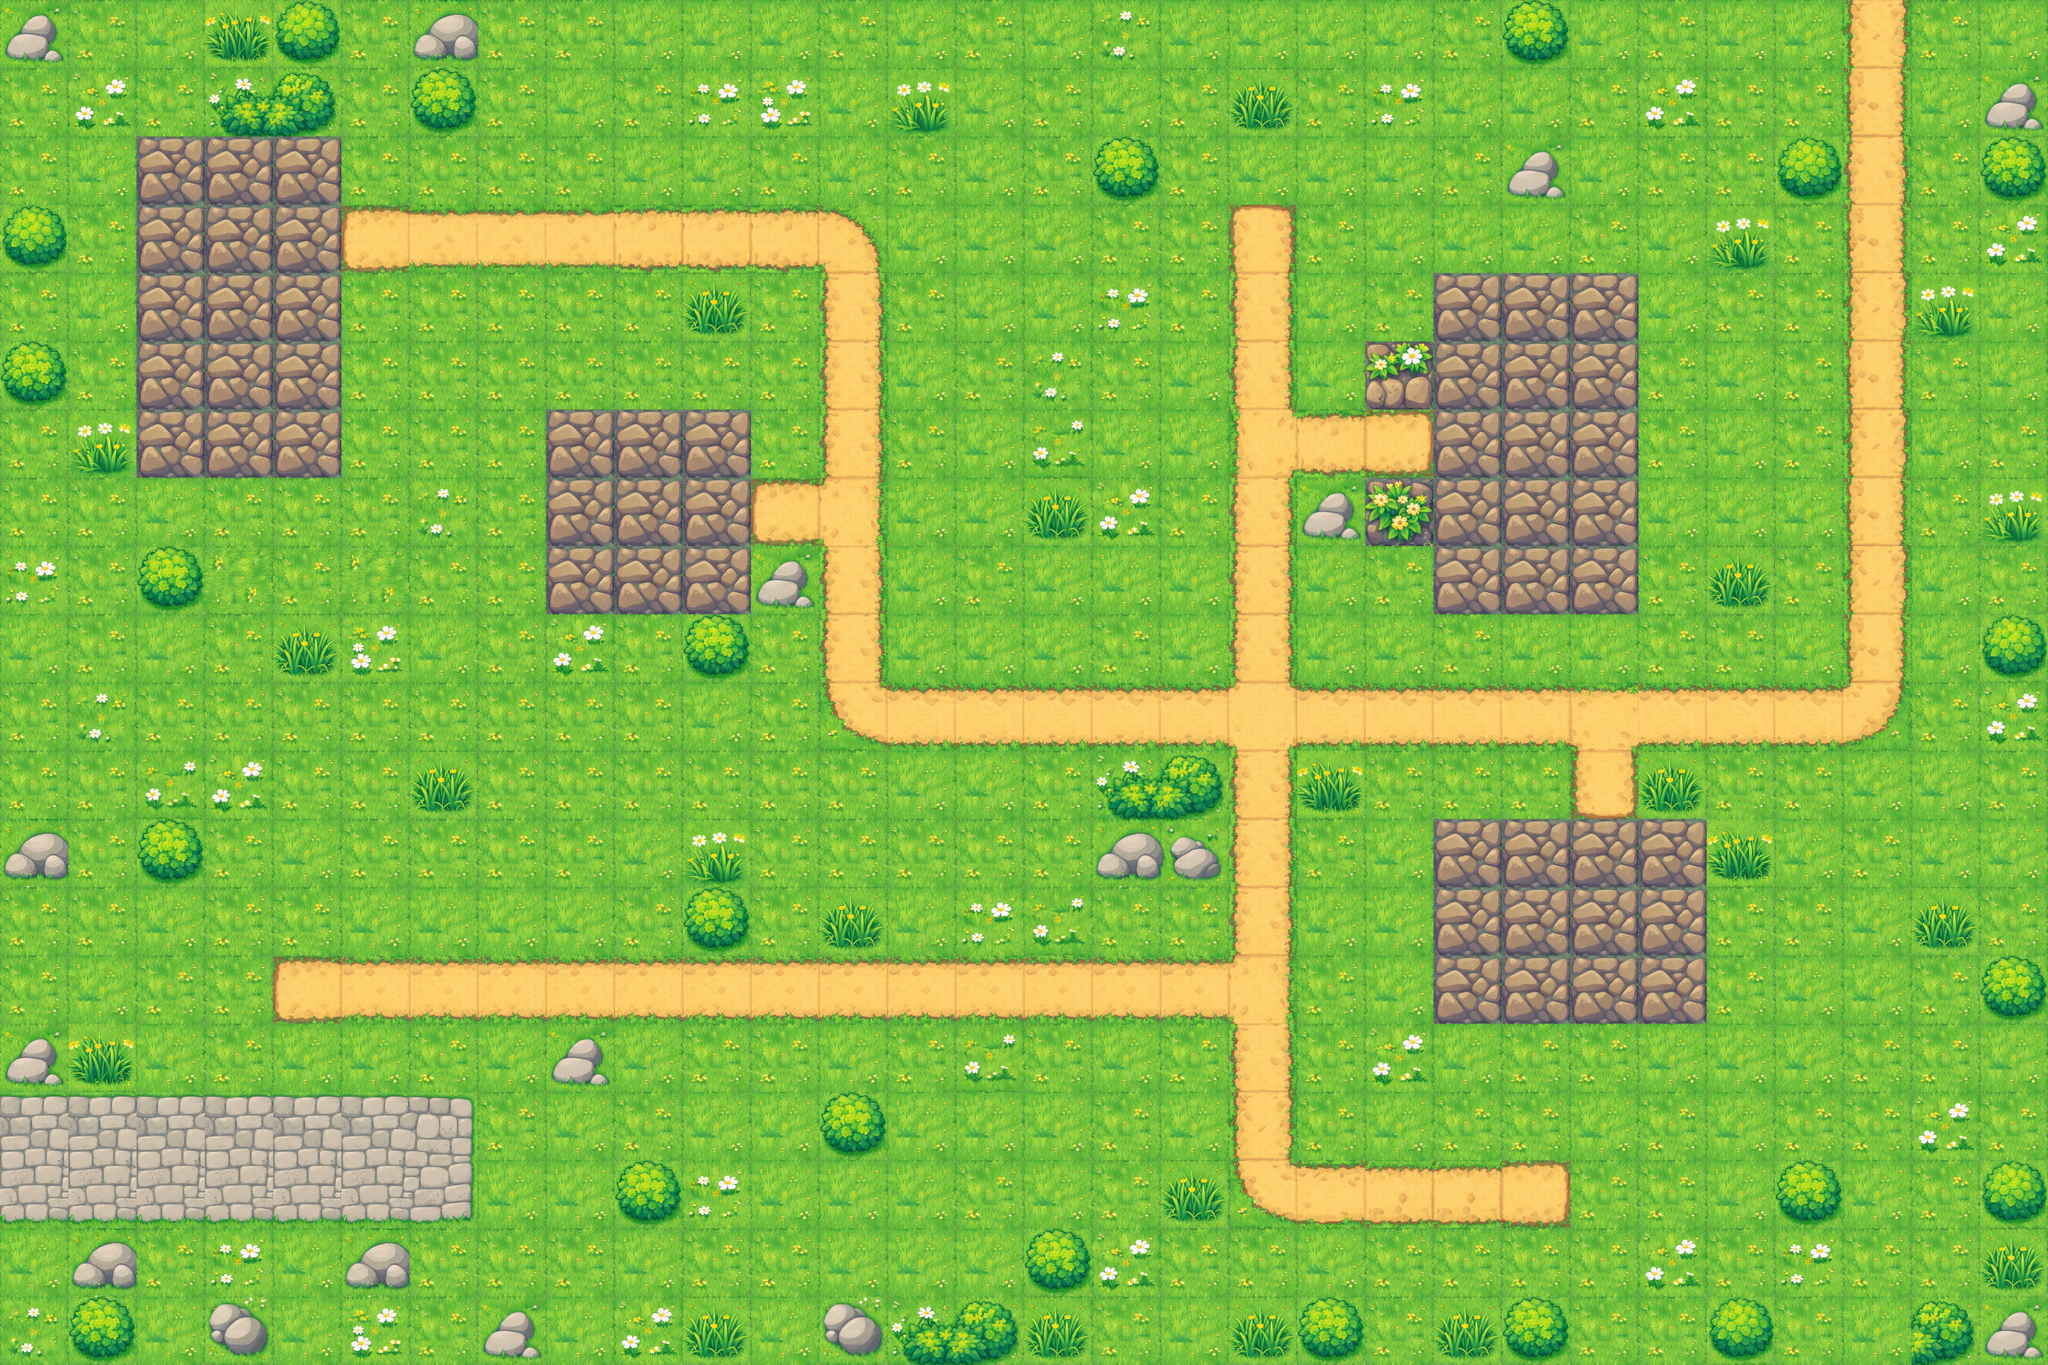

The image is a tile-based game level rendered from a .tmx file. Its description and complete source (layers, tilesets, objects, tile grids) follow:
An orthogonal 30x20 tile map with 128x128 px tiles, 2 tile layers (terra, collision).

<map version="1.10" tiledversion="1.11.2" orientation="orthogonal" renderorder="right-down" width="30" height="20" tilewidth="128" tileheight="128" infinite="0" nextlayerid="4" nextobjectid="1">
 <tileset firstgid="1" source="Layer 1.tsx" />
 <layer id="1" name="terra" width="30" height="20">
  <data encoding="csv">
22,1,4,46,44,1,31,1,1,4,4,4,1,4,1,4,3,4,4,4,4,1,57,4,1,4,4,33,1,4,
1,17,1,23,24,1,57,1,4,1,19,14,4,61,4,1,4,1,62,1,19,4,4,1,17,1,1,35,4,22,
1,4,63,63,63,1,1,1,1,4,4,1,4,1,4,1,57,1,4,4,4,1,22,4,1,1,44,18,1,57,
44,1,63,63,63,1610612738,6,6,6,1610612754,1610612754,1610612754,27,4,4,4,1,1,2,1,4,4,4,1,4,61,1,35,1,17,
1,4,63,63,63,1,1,1,1,1,62,1,18,1,4,4,19,1,18,4,1,63,63,63,4,1,1,33,61,4,
57,1,63,63,63,1,1,1,1,1,1,1,18,4,1,3,1,4,18,4,56,63,63,63,1,4,1,35,1,4,
1,61,63,63,63,1,1,1,63,63,63,1,18,1,4,34,4,4,2684354586,1610612754,2684354562,63,63,63,1,4,1,33,4,1,
1,1,4,1,1,1,3,1,63,63,63,1610612738,1610612762,4,4,62,17,1,18,22,64,63,63,63,4,4,4,35,1,61,
19,1,57,2684354561,1,2684354561,1,1,63,63,63,22,18,4,1,4,4,4,18,4,1,63,63,63,1,62,1,33,4,1,
4,1,4,1,62,14,4,1,17,1,44,1,18,4,4,4,1,4,18,4,4,1,4,4,1,1,4,35,4,44,
1,3,1,1,1,1,1,1,1,1,4,1,41,11,11,11,11,11,10,11,11,11,11,3221225498,11,11,11,43,1,17,
1,1,34,17,1,1,62,1,1,1,1,1,1,4,4,1,23,24,18,46,1,1,1,3221225474,62,1,1,4,4,1,
31,1,57,1,4,1,1,1,1,4,61,1,1,1,1,1,31,32,18,1,4,63,63,63,63,46,4,1,4,4,
1,1,4,1,1,4,4,4,4,1,44,1,62,4,19,34,1,1,18,4,4,63,63,63,63,1,1,4,62,1,
1,4,1,1,1610612738,9,9,9,9,9,9,9,9,9,9,9,9,9,1610612762,1,4,63,63,63,63,1,4,4,1,57,
22,46,4,1,4,4,1,4,22,4,1,1,4,1,34,1,4,1,18,1,17,4,1,1,4,4,4,1,1,4,
51,51,51,51,51,51,52,1,4,1,4,4,44,4,4,4,1,4,33,1,4,1,1,4,1,4,1,1,17,1,
59,59,59,59,59,59,60,4,4,44,19,4,4,4,1,4,1,62,41,42,1610612771,1610612771,2684354562,1,1,4,57,4,1,44,
4,31,1,19,4,31,1,1,1,4,1,1,4,4,4,44,17,1,1,4,1,1,1,1,17,1,19,1,1,62,
3,57,4,40,4,14,1,22,4,17,62,4,40,23,24,62,1,4,62,57,1,62,57,1,1,44,1,4,24,22
</data>
 </layer>
 <layer id="3" name="collision" width="30" height="20">
  <data encoding="csv">
0,0,0,0,0,0,0,0,0,0,0,0,0,0,0,0,0,0,0,0,0,0,0,0,0,0,0,0,0,0,
0,0,0,0,0,0,0,0,0,0,0,0,0,0,0,0,0,0,0,0,0,0,0,0,0,0,0,0,0,0,
0,0,0,0,0,0,0,0,0,0,0,0,0,0,0,0,0,0,0,0,0,0,0,0,0,0,0,0,0,0,
0,0,0,0,0,0,0,0,0,0,0,0,0,0,0,0,0,0,0,0,0,0,0,0,0,0,0,0,0,0,
0,0,0,0,0,0,0,0,0,0,0,0,0,0,0,0,0,0,0,0,0,0,0,0,0,0,0,0,0,0,
0,0,0,0,0,0,0,0,0,0,0,0,0,0,0,0,0,0,0,0,0,0,0,0,0,0,0,0,0,0,
0,0,0,0,0,0,0,0,0,0,0,0,0,0,0,0,0,0,0,0,0,0,0,0,0,0,0,0,0,0,
0,0,0,0,0,0,0,0,0,0,0,0,0,0,0,0,0,0,0,0,0,0,0,0,0,0,0,0,0,0,
0,0,0,0,0,0,0,0,0,0,0,0,0,0,0,0,0,0,0,0,0,0,0,0,0,0,0,0,0,0,
0,0,0,0,0,0,0,0,0,0,57,0,0,0,0,0,0,0,0,0,0,0,0,0,0,0,0,0,0,0,
0,0,0,0,0,0,0,0,0,0,0,0,0,0,0,0,0,0,0,0,0,0,0,0,0,0,0,0,0,0,
0,0,0,0,0,0,0,0,0,0,0,0,0,0,0,0,0,0,0,0,0,0,0,0,0,0,0,0,0,0,
0,0,0,0,0,0,0,0,0,0,0,0,0,0,0,0,0,0,0,0,0,0,0,0,0,0,0,0,0,0,
0,0,0,0,0,0,0,0,0,0,57,0,0,0,0,0,0,0,0,0,0,0,0,0,0,0,0,0,0,0,
0,0,0,0,0,0,0,0,0,0,0,0,0,0,0,0,0,0,0,0,0,0,0,0,0,0,0,0,0,0,
0,0,0,0,0,0,0,0,0,0,0,0,0,0,0,0,0,0,0,0,0,0,0,0,0,0,0,0,0,0,
0,0,0,0,0,0,0,0,0,0,0,0,57,0,0,0,0,0,0,0,0,0,0,0,0,0,0,0,0,0,
0,0,0,0,0,0,0,0,0,57,0,0,0,0,0,0,0,0,0,0,0,0,0,0,0,0,0,0,0,0,
0,0,0,0,0,0,0,0,0,0,0,0,0,0,0,57,0,0,0,0,0,0,0,0,0,0,0,0,0,0,
0,0,0,0,0,0,0,0,0,0,0,0,0,0,0,0,0,0,0,0,0,0,0,0,0,0,0,0,0,0
</data>
 </layer>
</map>